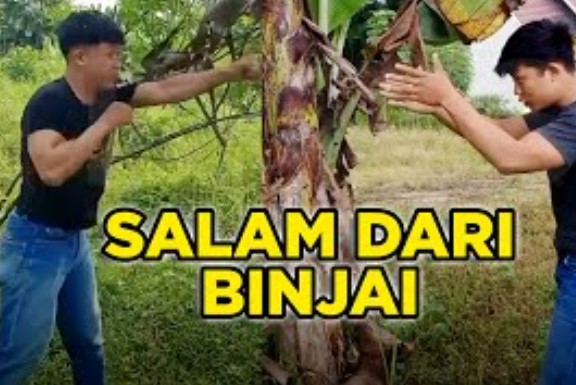
#> input picture Algorithm/Image/binjai.jpeg, 576 x 385 px, found by its file name; its folder holds 3 pictures in this run
$ python main.py
#> lines starting #> are read from the running program, lines starting #| are printed output that depends on the picture
#> in compressedFileSize, oriImage is the input picture: PIL image 576x385 RGB; mean R, G, B 108.5, 106.2, 67.2
### Algorithm/compress.py
import os
import numpy
from sklearn.preprocessing import PolynomialFeatures
from sklearn.linear_model import LinearRegression
from svd import *
from PIL import Image

# [10 lines left out: function openImage, not called in this run]

def openImageAlpha(imagePath):
    cwd = os.getcwd()
    imOrig = Image.open(cwd + '\\Image\\' + imagePath)
    imOrig = imOrig.convert("RGBA")
    im = numpy.array(imOrig)
    # print(im.shape)

    aRed = im[:, :, 0]
    aGreen = im[:, :, 1]
    aBlue = im[:, :, 2]
    aAlpha = im[:, :, 3]

    return [imOrig, aRed, aGreen, aBlue, aAlpha]

def compress(channelDataMatrix, k):
    sChannel, uChannel, vhChannel = svd(channelDataMatrix, k)
    sChannel = np.diag(sChannel)

    compressed = uChannel[:, :k] @ sChannel[0:k, :k] @ vhChannel[:k, :]
    return compressed

def compressedFileSize(file, percentage):
    cwd = os.getcwd()
    oriImage = Image.open(cwd + '\\Image\\' + file)
    imageWidth = oriImage.width
    imageHeight = oriImage.height
    originalSize = imageWidth * imageHeight * 3

    compressedSize = percentage * originalSize
    return (imageWidth, imageHeight, compressedSize)

def predictCompressTime(compressedSize):
#> called with compressedSize = 399168
    compressedSize = compressedSize/1000000
#> compressedSize = 0.399
    X = [0.00786432, 0.047185920000000006, 0.08650752000000002, 0.12582912000000002, 0.16515072000000003, 0.20447232, 0.24379392, 0.28311552, 0.32243712, 0.36175872, 0.40108032, 0.44040192000000006, 0.47972352000000007, 0.5190451200000001, 0.5583667200000002, 0.5976883200000002, 0.6370099200000001, 0.6763315200000003, 0.7156531200000004, 0.7549747200000003]
    y = [0.09598350524902344, 0.9020004272460938, 2.2789993286132812, 4.25800347328186, 7.046996355056763, 10.584001064300537, 15.091003894805908, 21.29899549484253, 25.659998893737793, 32.31500005722046, 39.7850022315979, 48.887956380844116, 59.374056577682495, 73.39800572395325, 79.09054970741272, 87.6819760799408, 102.432461977005, 122.51761865615845, 136.6737928390503, 148.09551453590393]

    X = np.array(X)
    X = X.reshape(-1, 1)
    y = np.array(y)

    poly = PolynomialFeatures(degree = 4)
    x_poly = poly.fit_transform(X)
    poly.fit(x_poly, y)
    lin = LinearRegression()
    lin.fit(x_poly, y)

    return lin.predict(poly.fit_transform([[compressedSize]]))

### Algorithm/svd.py
import numpy as np
from numpy.linalg import norm
from random import normalvariate
from math import sqrt

def randomUnitVector(n):
    unnormalized = [normalvariate(0, 1) for _ in range(n)]
    theNorm = sqrt(sum(x * x for x in unnormalized))
    return [x / theNorm for x in unnormalized]


def svd_1d(A, epsilon=1e-10):
    ''' The one-dimensional SVD '''

    n, m = A.shape
    x = randomUnitVector(min(n,m))
    lastV = None
    currentV = x

    if n > m:
        B = np.dot(A.T, A)
    else:
        B = np.dot(A, A.T)

    iterations = 0
    while True:
        iterations += 1
        lastV = currentV
        currentV = np.dot(B, lastV)
        currentV = currentV / norm(currentV)

        # if iterations == 20:
        if abs(np.dot(currentV, lastV)) > 1 - epsilon:
#             print("converged in {} iterations!".format(iterations))
            return currentV


def svd(A, k=None, epsilon=1e-10):
    '''
        Compute the singular value decomposition of a matrix A
        using the power method. A is the input matrix, and k
        is the number of singular values you wish to compute.
        If k is None, this computes the full-rank decomposition.
    '''
    A = np.array(A, dtype=float)
    n, m = A.shape
    svdSoFar = []
    if k is None:
        k = min(n, m)

    for i in range(k):
        matrixFor1D = A.copy()

        for singularValue, u, v in svdSoFar[:i]:
            matrixFor1D -= singularValue * np.outer(u, v)

        if n > m:
            v = svd_1d(matrixFor1D, epsilon=epsilon)  # next singular vector
            u_unnormalized = np.dot(A, v)
            sigma = norm(u_unnormalized)  # next singular value
            u = u_unnormalized / sigma
        else:
            u = svd_1d(matrixFor1D, epsilon=epsilon)  # next singular vector
            v_unnormalized = np.dot(A.T, u)
            sigma = norm(v_unnormalized)  # next singular value
            v = v_unnormalized / sigma

        svdSoFar.append((sigma, u, v))

    singularValues, us, vs = [np.array(x) for x in zip(*svdSoFar)]
    return singularValues, us.T, vs

# [39 lines left out: functions simultaneous_power_iteration, svd_test, not called in this run]

### Algorithm/main.py
import matplotlib.pyplot as plt
import time
import numpy as np
import cv2
from compress import *

def main(file, percentage):

#> called with file = 'binjai.jpeg', percentage = 0.6
    imageWidth, imageHeight, compressedSize = compressedFileSize(file, percentage)
#> imageWidth = 576; imageHeight = 385; compressedSize = 399168
    singularCount = int(compressedSize//((1 + imageWidth + imageHeight)*3))
#> singularCount = 138

    try:
        oriImage, Red, Green, Blue, Alpha = openImageAlpha(file)
#> in openImageAlpha, `aAlpha = im[:, :, 3]`: aAlpha: shape (385, 576); every value is 255
        RedCompressed = compress(Red, singularCount)
#> the loop in svd, `for i in range(k):` made 138 passes
#> sigma on passes 1 to 12: 55297.5, 11290, 8852.9, 7113.6, 6539.8, 5276.3, 5046.3, 4893.6, 4692.7, 4397.2, 3902.3, 3709.5
#> after the loop in svd, `for i in range(k):`:
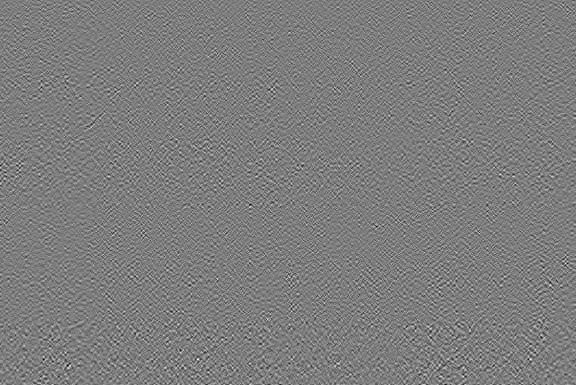
#> matrixFor1D: shape (385, 576) float64; min -12.54, max 12.92, mean 1.58e-05; drawn with min black and max white
#> after the loop in svd, `for i in range(k):`: svdSoFar = 138 items
#> in svd, `singularValues, us, vs = [np.array(x) for x in zip(*svdSoFar)]`:
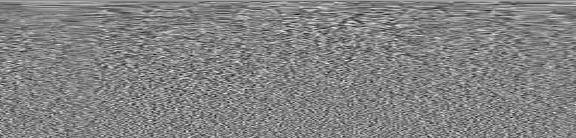
#> vs: shape (138, 576) float64; min -0.206, max 0.195, mean 0.000324; drawn with min black and max white
#> in svd, `singularValues, us, vs = [np.array(x) for x in zip(*svdSoFar)]`: singularValues = 138 values, max 55297.5 at index 0, min 166.8 at index 137, mean 1613.8
#> in compress, `sChannel, uChannel, vhChannel = svd(channelDataMatrix, k)`: sChannel has the same summary as singularValues in svd
        GreenCompressed = compress(Green, singularCount)
#> call 2 of compress, with k = 138
#> call 2 of svd, with k = 138, epsilon = 1e-10
#> the loop in svd (call 2), `for i in range(k):` made 138 passes
#> sigma on passes 1 to 12: 52989.8, 9788.8, 8368, 6927.3, 6256.4, 5203.5, 4832.3, 4746.7, 4424, 4262.1, 4016.3, 3725.9
#> pass 1, in svd_1d (call 139), `B = np.dot(A, A.T)`:
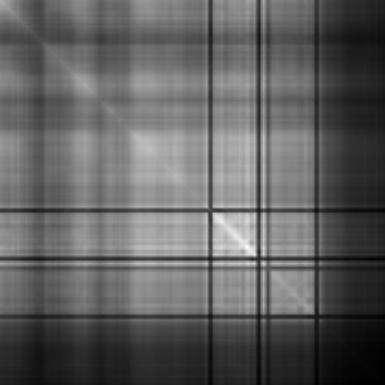
#> B: shape (385, 385) float64; min 1084826, max 16252279, mean 6778187.5; drawn with min black and max white
#> in svd (call 2), `singularValues, us, vs = [np.array(x) for x in zip(*svdSoFar)]`:
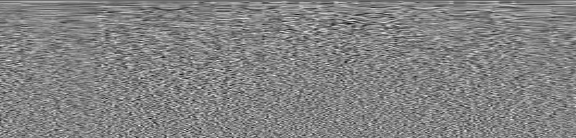
#> vs: shape (138, 576) float64; min -0.22, max 0.208, mean -0.000354; drawn with min black and max white
#> in svd (call 2), `singularValues, us, vs = [np.array(x) for x in zip(*svdSoFar)]`: singularValues = 138 values, max 52989.8 at index 0, min 164.7 at index 137, mean 1572
#> in compress (call 2), `sChannel, uChannel, vhChannel = svd(channelDataMatrix, k)`:
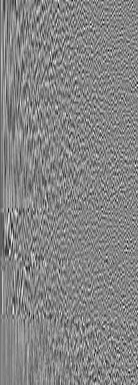
#> uChannel: shape (385, 138) float64; min -0.247, max 0.226, mean -0.000219; drawn with min black and max white
#> in compress (call 2), `sChannel, uChannel, vhChannel = svd(channelDataMatrix, k)`: sChannel has the same summary as singularValues in svd
        BlueCompressed = compress(Blue, singularCount)
#> call 3 of compress, with k = 138
#> the loop in svd (call 3), `for i in range(k):` made 138 passes
#> sigma on pass 1: 33781
#> pass 1, in svd_1d (call 277), `B = np.dot(A, A.T)`:
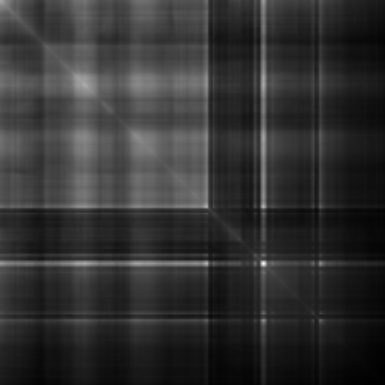
#> B: shape (385, 385) float64; min 544843, max 11463682, mean 2701136.5; drawn with min black and max white
#> in compress (call 3), `sChannel, uChannel, vhChannel = svd(channelDataMatrix, k)`:
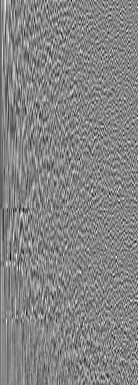
#> uChannel: shape (385, 138) float64; min -0.244, max 0.225, mean -0.000489; drawn with min black and max white

        imgRed = (Image.fromarray(RedCompressed, mode=None)).convert('L')
        imgGreen = (Image.fromarray(GreenCompressed, mode=None)).convert('L')
        imgBlue = (Image.fromarray(BlueCompressed, mode=None)).convert('L')
        imgAlpha = (Image.fromarray(Alpha, mode=None)).convert('L')

        compressedImage = Image.merge("RGBA", (imgRed, imgGreen, imgBlue, imgAlpha))

        filename = file.split(".")
        compressedImage.save(os.getcwd() + "//Result//" + filename[0] + f"_compressed_{str(percentage*100)[:2]}." + filename[1])

    except OSError:
        compressedImage = Image.merge("RGB", (imgRed, imgGreen, imgBlue))

        filename = file.split(".")
        compressedImage.save(os.getcwd() + "//Result//" + filename[0] + f"_compressed_{str(percentage*100)[:2]}." + filename[1])

    oriImage = np.array(oriImage)
    oriImage = oriImage[:,:,:3]
    compressedImage = np.array(compressedImage)

#> (the run stopped early here; a loop or call above may not have finished)
